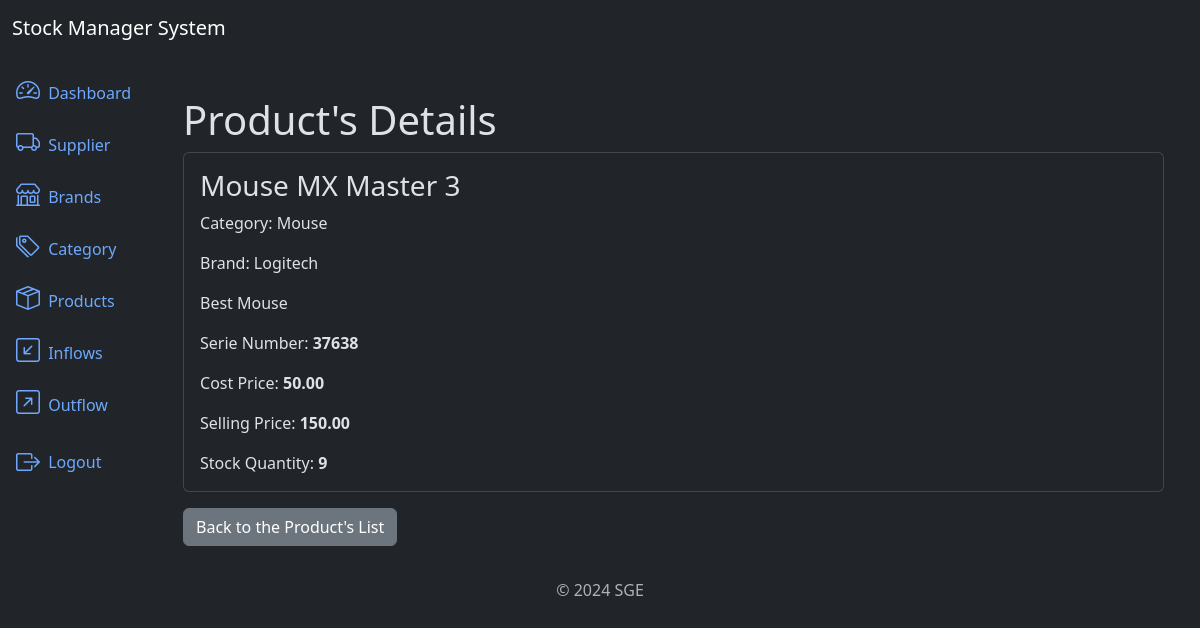
/products/2/detail/ (signed in), run on an earlier commit of the app's database.
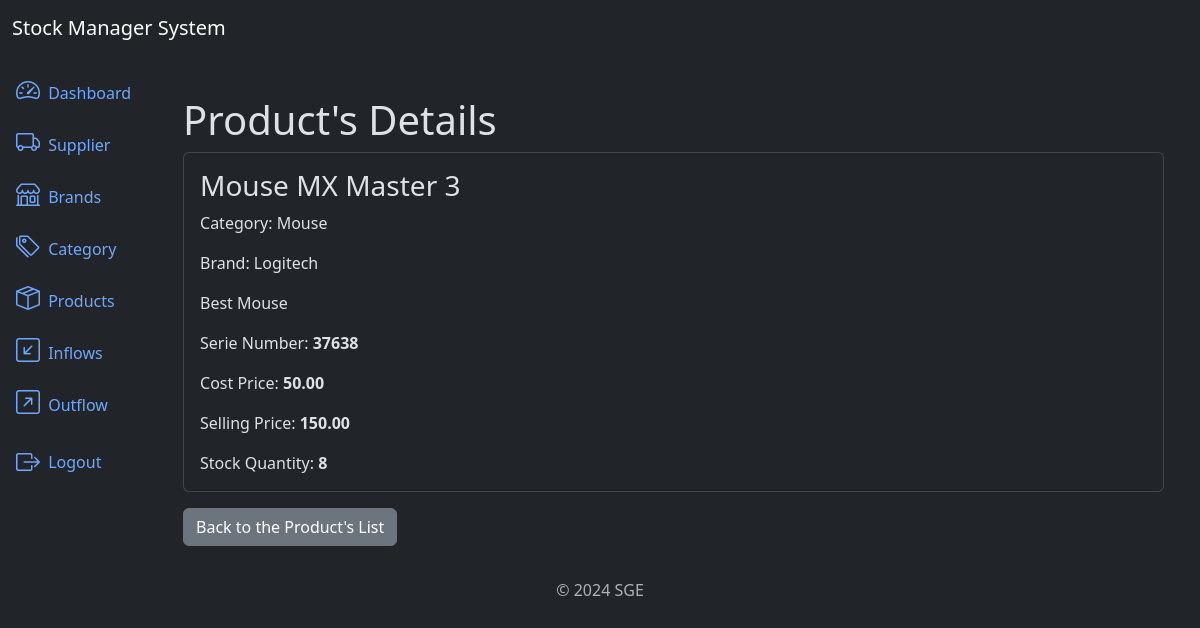
And on a later commit of the database.
### products/models.py (models this page shows, shortened)
class Product(models.Model):
	title = models.CharField(max_length=500)
	category = models.ForeignKey(Category, on_delete=models.PROTECT, related_name='products')
	brand = models.ForeignKey(Brand, on_delete=models.PROTECT, related_name='products')
	description = models.TextField(null=True, blank=True)
	serie_number = models.CharField(max_length=200, null=True, blank=True)
	cost_price = models.DecimalField(max_digits=20, decimal_places=2)
	selling_price = models.DecimalField(max_digits=20, decimal_places=2)
	quantity = models.IntegerField(default=0)
	created_at = models.DateTimeField(auto_now_add=True)
	updated_at = models.DateTimeField(auto_now=True)
	class Meta:
		ordering = ['title']

### categories/models.py (models this page shows)
class Category(models.Model):
	name = models.CharField(max_length=500)
	description = models.TextField(null=True, blank=True)
	created_at = models.DateTimeField(auto_now_add=True)
	updated_at = models.DateTimeField(auto_now=True)
	class Meta:
		ordering = ['name']
	def __str__(self):
		return self.name

### brands/models.py (models this page shows)
class Brand(models.Model):
	name = models.CharField(max_length=500)
	description = models.TextField(null=True, blank=True)
	created_at = models.DateTimeField(auto_now_add=True)
	updated_at = models.DateTimeField(auto_now=True)
	class Meta:
		ordering = ['name']
	def __str__(self):
		return self.name

### products/views.py (the view)
# urls.py: path('products/<int:pk>/detail/', views.ProductDetailView.as_view(), name='product_detail'),
class ProductDetailView(LoginRequiredMixin, DetailView):
	model = models.Product
	template_name = 'product_detail.html'

### products/templates/product_detail.html
{% extends 'base.html' %}
{% block content %}
    <div class="container mt-4">
        <h3 class="display-6">Product's Details</h3>
        <div class="card">
            <div class="card-body">
                <h3 class="card-title">{{ object.title }}</h3>
                <p class="card-text">Category: {{ object.category }}</p>
                <p class="card-text">Brand: {{ object.brand }}</p>
                <p class="card-text">{{ object.description }}</p>
                <p class="card-text">Serie Number: <strong>{{ object.serie_number }}</strong></p>
                <p class="card-text">Cost Price: <strong>{{ object.cost_price }}</strong></p>
                <p class="card-text">Selling Price: <strong>{{ object.selling_price }}</strong></p>
                <p class="card-text">Stock Quantity: <strong>{{ object.quantity }}</strong></p>
            </div>
        </div>
        <a href="{% url 'product_list' %}" class="btn btn-secondary mt-3">
            Back to the Product's List
        </a>
    </div>
{% endblock %}

What changed in the data, as far as the page shows it:
changed Product "Mouse MX Master 3": quantity "9" → "8"
